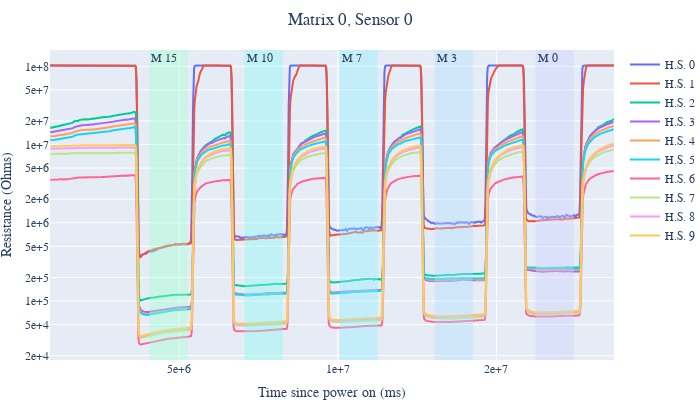

Notebook source saved alongside this figure:
### Code cell
plot_data_arr(sensor_data, 0, 0, sensor_labels, skip=50, cut=10)

### Figure 1 — Plotly figure (JSON) as saved in the notebook; plotly's stock layout.template omitted (floating-point values rounded to 4 significant figures; data arrays with more than 128 entries replaced by an {"elided": "..."} marker saying what was removed)
{"data": [{"mode": "lines", "name": "H.S. 0", "showlegend": true, "type": "scatter", "x": {"elided": "967 int values"}, "y": {"elided": "967 float values"}}, {"mode": "lines", "name": "H.S. 1", "showlegend": true, "type": "scatter", "x": {"elided": "967 int values"}, "y": {"elided": "967 float values"}}, {"mode": "lines", "name": "H.S. 2", "showlegend": true, "type": "scatter", "x": {"elided": "967 int values"}, "y": {"elided": "967 float values"}}, {"mode": "lines", "name": "H.S. 3", "showlegend": true, "type": "scatter", "x": {"elided": "966 int values"}, "y": {"elided": "966 float values"}}, {"mode": "lines", "name": "H.S. 4", "showlegend": true, "type": "scatter", "x": {"elided": "966 int values"}, "y": {"elided": "966 float values"}}, {"mode": "lines", "name": "H.S. 5", "showlegend": true, "type": "scatter", "x": {"elided": "966 int values"}, "y": {"elided": "966 float values"}}, {"mode": "lines", "name": "H.S. 6", "showlegend": true, "type": "scatter", "x": {"elided": "966 int values"}, "y": {"elided": "966 float values"}}, {"mode": "lines", "name": "H.S. 7", "showlegend": true, "type": "scatter", "x": {"elided": "966 int values"}, "y": {"elided": "966 float values"}}, {"mode": "lines", "name": "H.S. 8", "showlegend": true, "type": "scatter", "x": {"elided": "966 int values"}, "y": {"elided": "966 float values"}}, {"mode": "lines", "name": "H.S. 9", "showlegend": true, "type": "scatter", "x": {"elided": "966 int values"}, "y": {"elided": "966 float values"}}], "layout": {"annotations": [{"showarrow": false, "text": "M 15", "x": 4060367, "xanchor": "left", "xref": "x", "y": 1, "yanchor": "top", "yref": "y domain"}, {"showarrow": false, "text": "M 10", "x": 7060259, "xanchor": "left", "xref": "x", "y": 1, "yanchor": "top", "yref": "y domain"}, {"showarrow": false, "text": "M 7", "x": 10060339, "xanchor": "left", "xref": "x", "y": 1, "yanchor": "top", "yref": "y domain"}, {"showarrow": false, "text": "M 3", "x": 13059371, "xanchor": "left", "xref": "x", "y": 1, "yanchor": "top", "yref": "y domain"}, {"showarrow": false, "text": "M 0", "x": 16239119, "xanchor": "left", "xref": "x", "y": 1, "yanchor": "top", "yref": "y domain"}], "font": {"family": "Times New Roman"}, "height": 400, "margin": {"b": 0, "l": 0, "r": 10, "t": 50}, "shapes": [{"fillcolor": "#a0fecd", "line": {"width": 0}, "opacity": 0.4, "type": "rect", "x0": 4060367, "x1": 5260335, "xref": "x", "y0": 0, "y1": 1, "yref": "y domain"}, {"fillcolor": "#88f8ef", "line": {"width": 0}, "opacity": 0.4, "type": "rect", "x0": 7060259, "x1": 8259776, "xref": "x", "y0": 0, "y1": 1, "yref": "y domain"}, {"fillcolor": "#91edff", "line": {"width": 0}, "opacity": 0.4, "type": "rect", "x0": 10060339, "x1": 11259439, "xref": "x", "y0": 0, "y1": 1, "yref": "y domain"}, {"fillcolor": "#afdfff", "line": {"width": 0}, "opacity": 0.4, "type": "rect", "x0": 13059371, "x1": 14259330, "xref": "x", "y0": 0, "y1": 1, "yref": "y domain"}, {"fillcolor": "#cdd0ff", "line": {"width": 0}, "opacity": 0.4, "type": "rect", "x0": 16239119, "x1": 17439235, "xref": "x", "y0": 0, "y1": 1, "yref": "y domain"}], "title": {"font": {"family": "Times New Roman"}, "pad": {"b": 0, "l": 0, "r": 0, "t": 0}, "text": "Matrix 0, Sensor 0", "x": 0.5}, "width": 700, "xaxis": {"tickformat": ".0e", "title": {"text": "Time since power on (ms)"}}, "yaxis": {"tickformat": ".0e", "title": {"text": "Resistance (Ohms)"}, "type": "log"}}}
